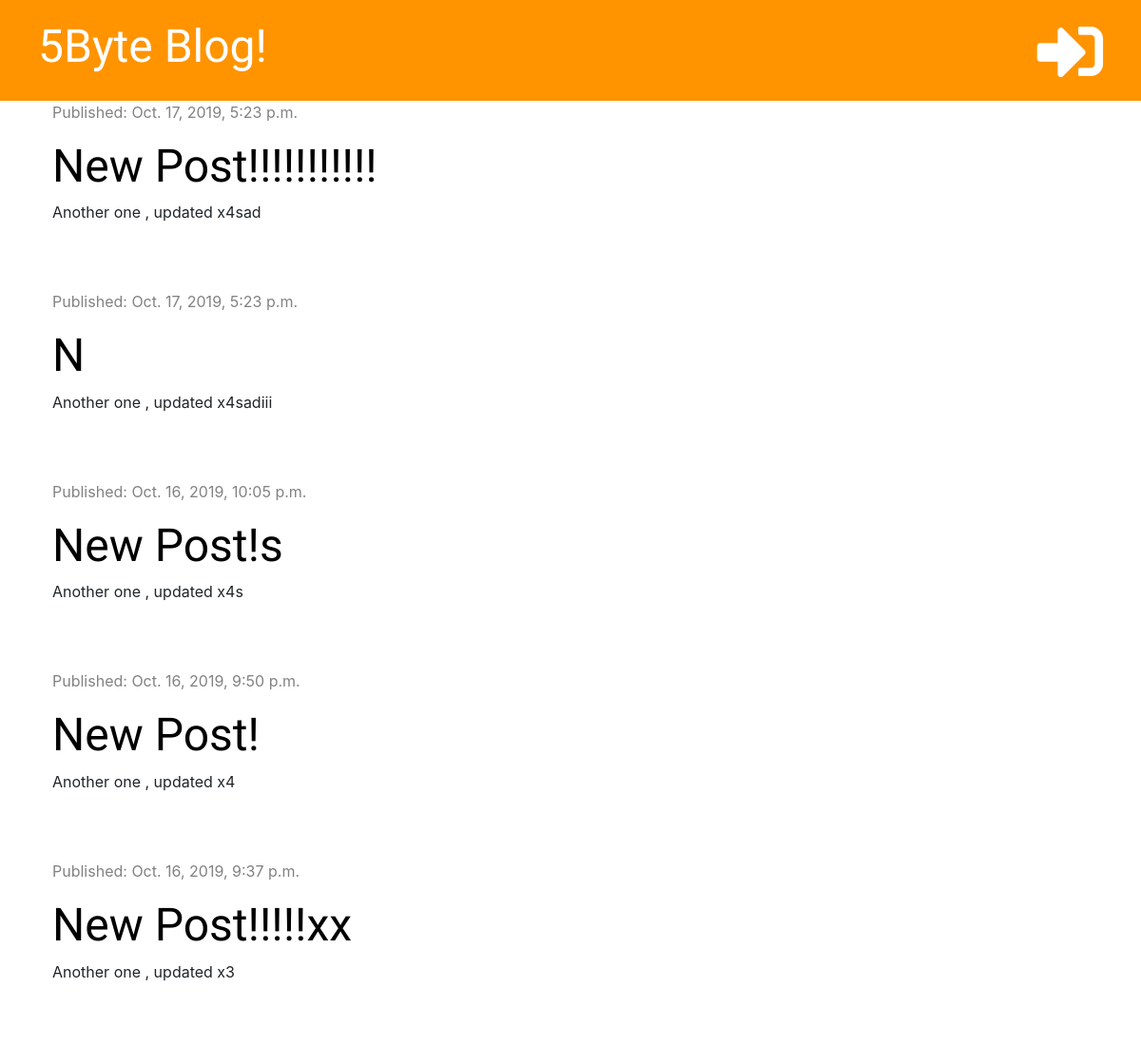
The app's page / (upper part), older data.
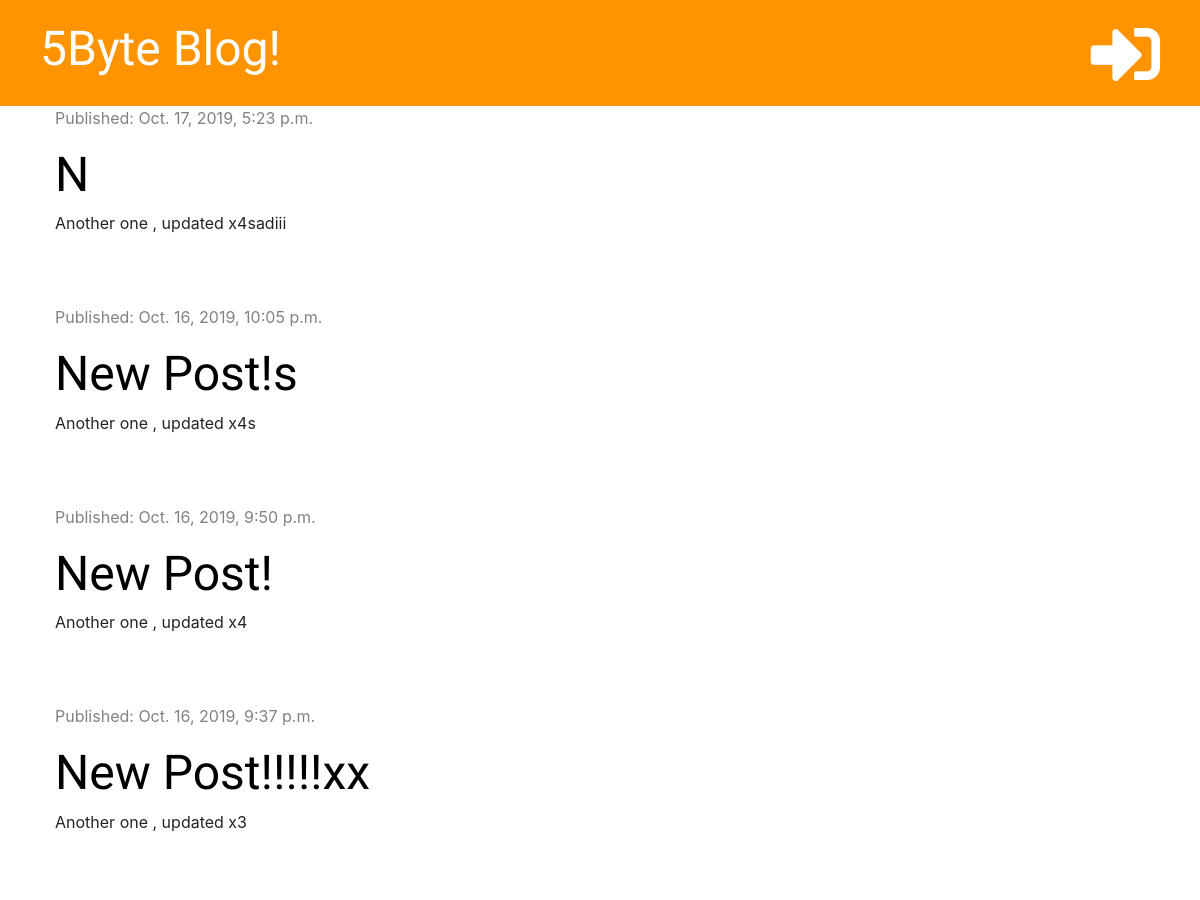
The same page, newer data.
### blog/models.py (models this page shows, shortened)
class Post(models.Model):
    author= models.ForeignKey('auth.User', on_delete=models.CASCADE) # si el autor John , crea 10 post y elimino este autor, todos los post se eliminaran
    title= models.CharField(max_length=200)
    text=models.TextField()
    created_date= models.DateTimeField(default=timezone.now)
    published_date=models.DateTimeField(blank=True,null=True)

### blog/views.py (the view)
# urls.py: path('',views.post_list, name='post_list'),
def post_list(request):
    posts = Post.objects.filter(published_date__lte=timezone.now()).order_by('-published_date')
    stuff_for_frontent = {'posts':posts}
    return render(request, 'blog/post_list.html', stuff_for_frontent)

### blog/templates/blog/post_list.html (shortened to what this page needs)
{% extends 'blog/base.html' %}
{% block content %}
          {%for post in posts %}
          <div class="post">
            <div class="date">
              <p>Published: {{post.published_date}}</p>
            </div>
            <h1><a href="{% url 'post_detail' pk=post.pk %}">{{post.title}}</a></h1>
            <p>{{post.text | linebreaksbr}}</p>
          </div>
          {%endfor%}
{% endblock %}

Row changes from the older to the newer data that the page shows:
no longer on this page (row edited): Post: published_date "Oct. 17, 2019, 5:23 p.m.", title "New Post!!!!!!!!!!!", text "Another one , updated x4sad"
